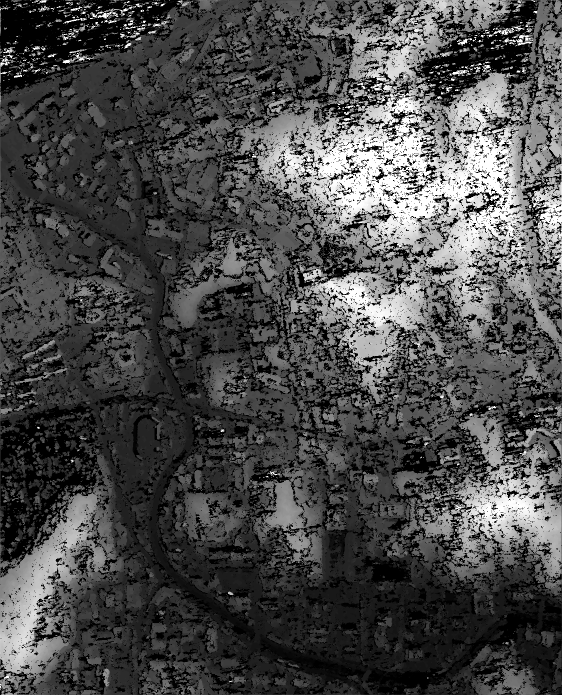
#> input picture ImageInpainting/data/3dlabsData/Target/45_Target.bmp, 1124 x 1390 px, found by its file name (shown at 1/2 size); its folder holds only this picture in this run
$ python hole_extract.py
#> lines starting #> are read from the running program, lines starting #| are printed output that depends on the picture; after the words box and inside, x2 and y2 are one past the last pixel; in counts of white or black regions, pixels touching at a corner belong together
import os
import cv2
import numpy as np

DIR = '/home/lab/aerialimagecleansing/ImageInpainting/data/3dlabsData/Target'
SAVE_DIR = '/home/lab/aerialimagecleansing/ImageInpainting/lama/LaMa_test_images_gen'
TRUE_DIR = '/home/lab/aerialimagecleansing/ImageInpainting/data/3dlabsData/1step_data'
TRUE_SAVE_DIR = '/home/lab/aerialimagecleansing/ImageInpainting/lama'
i = 1
for fname in os.listdir(DIR):
    img = cv2.imread(f'{DIR}/{fname}')
#> img is the input picture: shape (1390, 1124, 3); min 0, max 255, mean 74.9
    canvas = np.zeros(shape=img.shape, dtype=np.uint8)
    canvas.fill(0)
#> canvas: shape (1390, 1124, 3); every value is 0
    canvas[np.where((img == [0, 0, 0]).all(axis=2))] = [255, 255, 255]
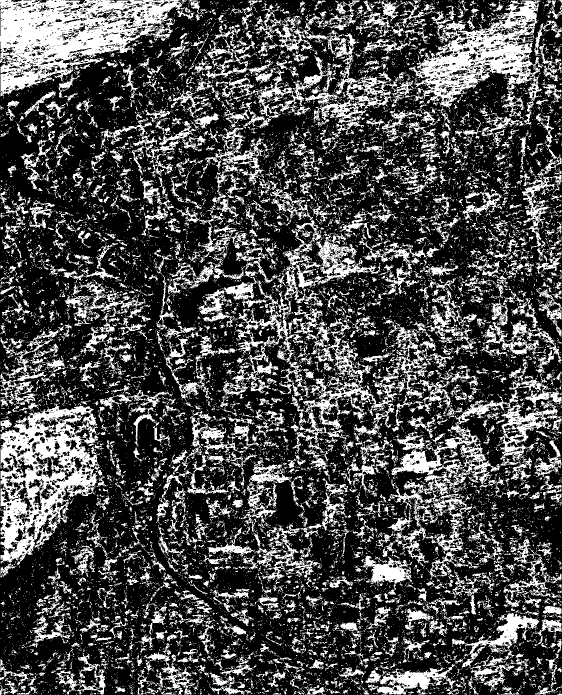
#> canvas: shape (1390, 1124, 3) (shown at 1/2 size); 29.3% white; 18756 white regions (17007 under 20 px), largest, box (x1, y1, x2, y2) and area: (0, 0, 381, 193) 34912, (1, 806, 200, 1131) 28961, (810, 1, 1084, 265) 23260
    cv2.imwrite(f'{SAVE_DIR}/image{i}.png', img)
    cv2.imwrite(f'{SAVE_DIR}/image{i}_mask001.png', canvas)
#> (the run stopped early here; a loop or call above may not have finished)

$ run again, on ImageInpainting/data/3dlabsData/Target/55_Target.bmp
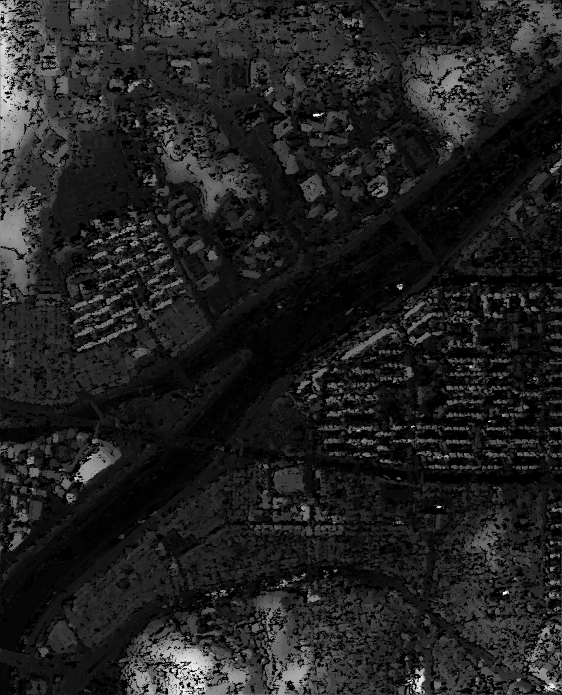
#> input picture ImageInpainting/data/3dlabsData/Target/55_Target.bmp, 1124 x 1390 px, found by its file name (shown at 1/2 size)
#> img is the input picture: shape (1390, 1124, 3); min 0, max 255, mean 32.8
#> `canvas[np.where((img == [0, 0, 0]).all(axis=2))] = [255, 255, 255]`:
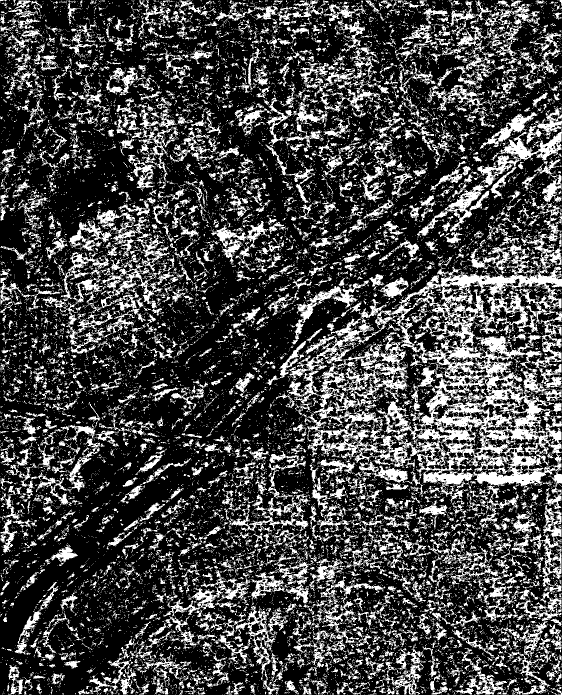
#> canvas: shape (1390, 1124, 3) (shown at 1/2 size); 27.4% white; 18647 white regions (16670 under 20 px), largest, box (x1, y1, x2, y2) and area: (577, 471, 1124, 993) 86228, (955, 257, 1124, 397) 4972, (1032, 1010, 1123, 1242) 4730

$ run again, on ImageInpainting/data/3dlabsData/Target/57_Target.bmp
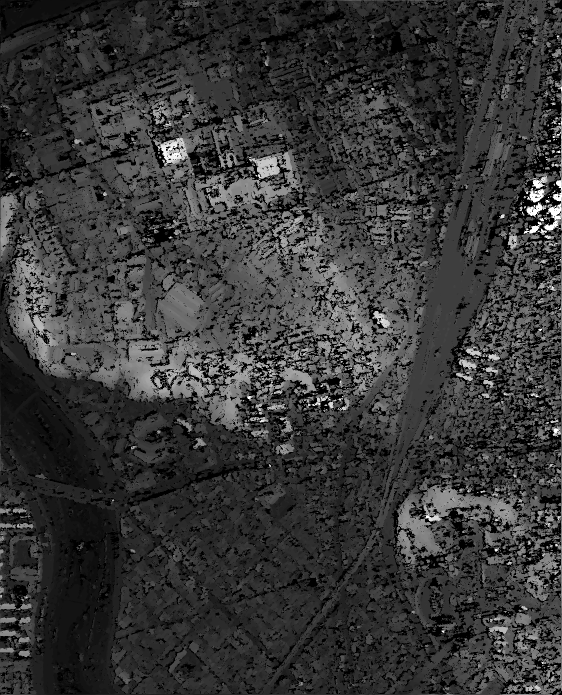
#> input picture ImageInpainting/data/3dlabsData/Target/57_Target.bmp, 1123 x 1389 px, found by its file name (shown at 1/2 size)
#> img is the input picture: shape (1389, 1123, 3); min 0, max 255, mean 55.2
#> `canvas[np.where((img == [0, 0, 0]).all(axis=2))] = [255, 255, 255]`:
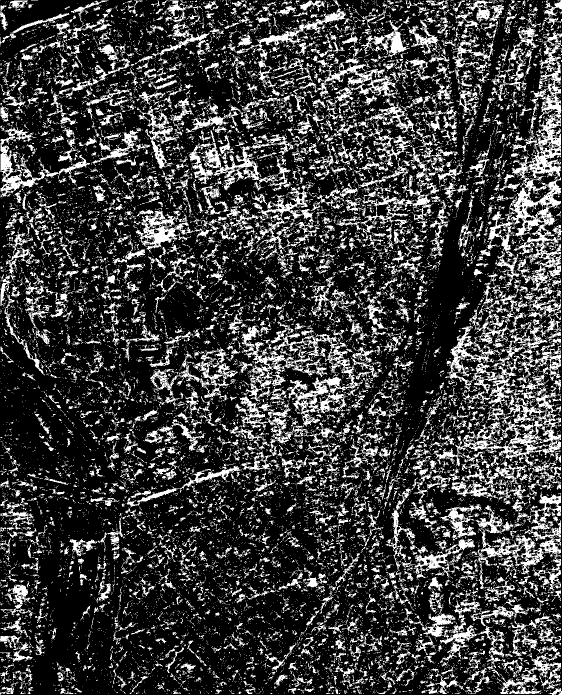
#> canvas: shape (1389, 1123, 3) (shown at 1/2 size); 24% white; 20251 white regions (18206 under 20 px), largest, box (x1, y1, x2, y2) and area: (973, 352, 1123, 585) 11191, (541, 651, 757, 854) 8087, (1023, 62, 1123, 360) 7971
